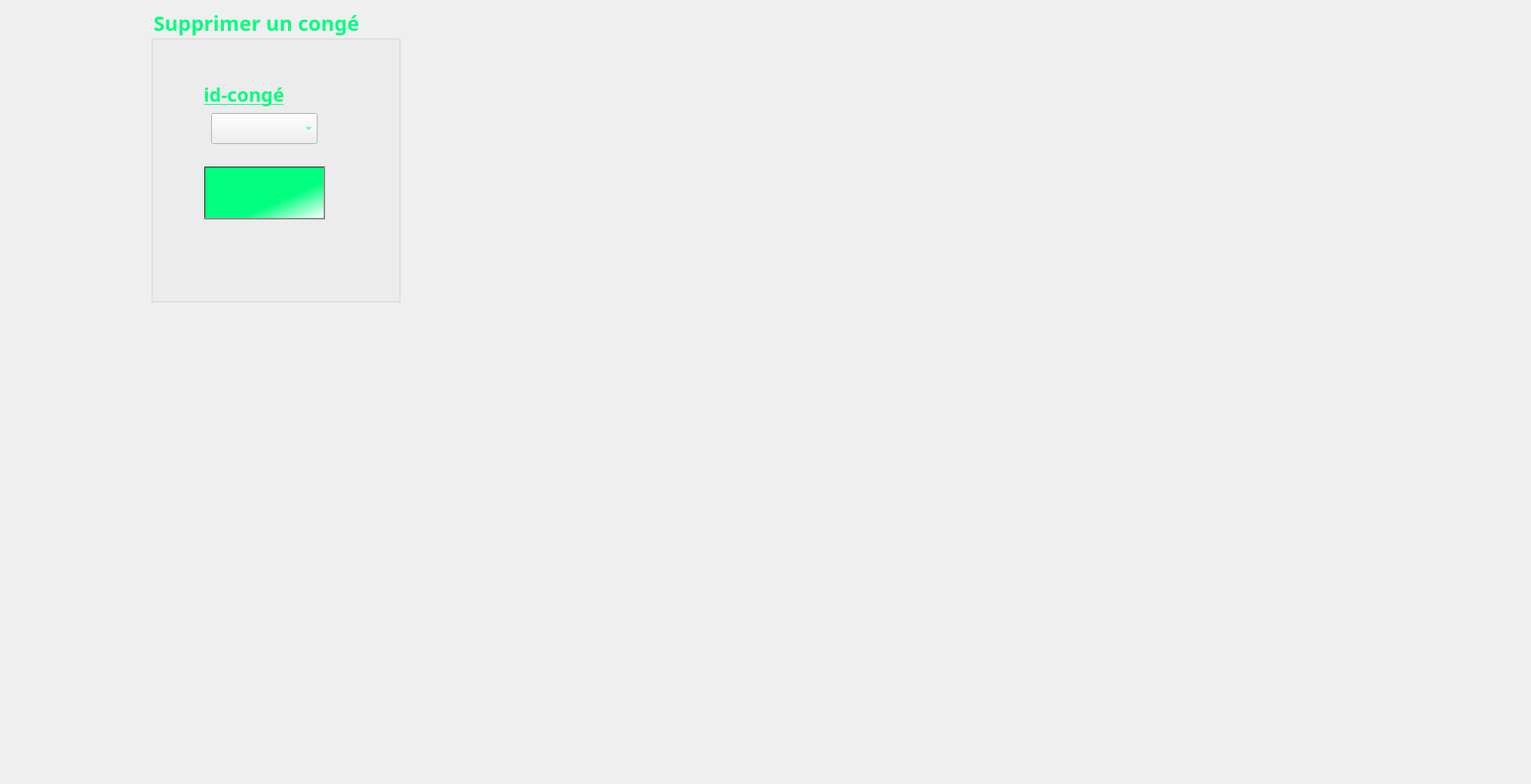
     <widget class="QWidget" name="supprimercong">
      <attribute name="title">
       <string>Supprimer</string>
      </attribute>
      <widget class="QLabel" name="label_photo_4">
       <property name="geometry">
        <rect>
         <x>-850</x>
         <y>-390</y>
         <width>2021</width>
         <height>1031</height>
        </rect>
       </property>
       <property name="text">
        <string/>
       </property>
       <property name="pixmap">
        <pixmap>../imagesQT/suppcongback.jpg</pixmap>
       </property>
      </widget>
      <widget class="QGroupBox" name="groupBox_6">
       <property name="geometry">
        <rect>
         <x>200</x>
         <y>10</y>
         <width>331</width>
         <height>391</height>
        </rect>
       </property>
       <property name="font">
        <font>
         <family>Lucida Calligraphy</family>
         <pointsize>20</pointsize>
         <weight>75</weight>
         <bold>true</bold>
        </font>
       </property>
       <property name="layoutDirection">
        <enum>Qt::LeftToRight</enum>
       </property>
       <property name="styleSheet">
        <string notr="true">
color: rgb(0, 255, 127);

</string>
       </property>
       <property name="title">
        <string>Supprimer un congé</string>
       </property>
       <widget class="QLabel" name="label_43">
        <property name="geometry">
         <rect>
          <x>168</x>
          <y>318</y>
          <width>2101</width>
          <height>2211</height>
         </rect>
        </property>
        <property name="text">
         <string/>
        </property>
        <property name="pixmap">
         <pixmap>../Documents/temp/macaron.jpg</pixmap>
        </property>
       </widget>
       <widget class="QLabel" name="label_45">
        <property name="geometry">
         <rect>
          <x>70</x>
          <y>90</y>
          <width>171</width>
          <height>51</height>
         </rect>
        </property>
        <property name="font">
         <font>
          <family>Lucida Calligraphy</family>
          <pointsize>19</pointsize>
          <weight>75</weight>
          <bold>true</bold>
          <underline>true</underline>
         </font>
        </property>
        <property name="text">
         <string>id-congé</string>
        </property>
       </widget>
       <widget class="QLabel" name="label_46">
        <property name="geometry">
         <rect>
          <x>-190</x>
          <y>40</y>
          <width>991</width>
          <height>481</height>
         </rect>
        </property>
        <property name="text">
         <string/>
        </property>
        <property name="pixmap">
         <pixmap>../Documents/temp/154381946_1831634480335042_4446684979299693543_n.jpg</pixmap>
        </property>
       </widget>
       <widget class="QPushButton" name="pushButton_supprimerconges">
        <property name="geometry">
         <rect>
          <x>70</x>
          <y>210</y>
          <width>161</width>
          <height>71</height>
         </rect>
        </property>
        <property name="font">
         <font>
          <family>Lucida Calligraphy</family>
          <pointsize>10</pointsize>
          <weight>75</weight>
          <italic>true</italic>
          <bold>true</bold>
          <underline>false</underline>
          <strikeout>false</strikeout>
         </font>
        </property>
        <property name="autoFillBackground">
         <bool>false</bool>
        </property>
        <property name="styleSheet">
         <string notr="true">
background-color:qlineargradient(spread:pad, x1:0, y1:0, x2:1, y2:1, stop:0.648241 rgba(0, 255, 127, 255), stop:1 rgba(255, 255, 255, 255))</string>
        </property>
        <property name="text">
         <string/>
        </property>
        <property name="icon">
         <iconset>
          <normaloff>../imagesQT/pbs.png</normaloff>../imagesQT/pbs.png</iconset>
        </property>
        <property name="iconSize">
         <size>
          <width>100</width>
          <height>121</height>
         </size>
        </property>
       </widget>
       <widget class="QComboBox" name="suppcong">
        <property name="geometry">
         <rect>
          <x>80</x>
          <y>140</y>
          <width>141</width>
          <height>41</height>
         </rect>
        </property>
       </widget>
       <zorder>label_46</zorder>
       <zorder>label_43</zorder>
       <zorder>label_45</zorder>
       <zorder>pushButton_supprimerconges</zorder>
       <zorder>suppcong</zorder>
      </widget>
     </widget>
